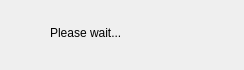
<?xml version="1.0" encoding="UTF-8"?>
<ui version="4.0">
 <class>WaitDialog</class>
 <widget class="QDialog" name="WaitDialog">
  <property name="geometry">
   <rect>
    <x>0</x>
    <y>0</y>
    <width>244</width>
    <height>70</height>
   </rect>
  </property>
  <property name="windowTitle">
   <string>Please wait...</string>
  </property>
  <widget class="QLabel" name="label">
   <property name="geometry">
    <rect>
     <x>50</x>
     <y>25</y>
     <width>131</width>
     <height>16</height>
    </rect>
   </property>
   <property name="text">
    <string>Please wait...</string>
   </property>
  </widget>
 </widget>
 <resources/>
 <connections/>
</ui>
